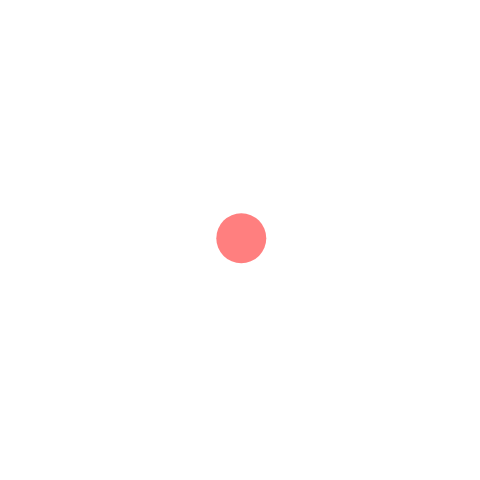
Frame 1 (no input)
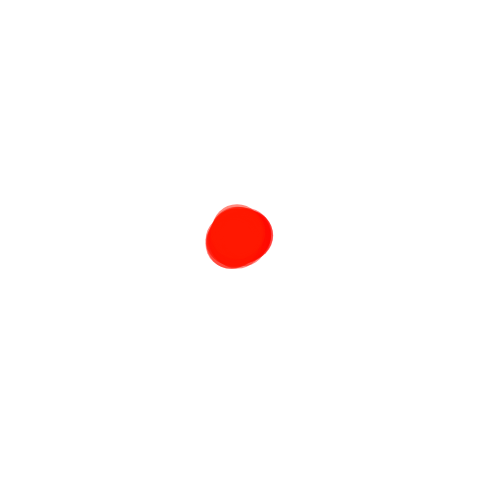
Frame 60 (no input)
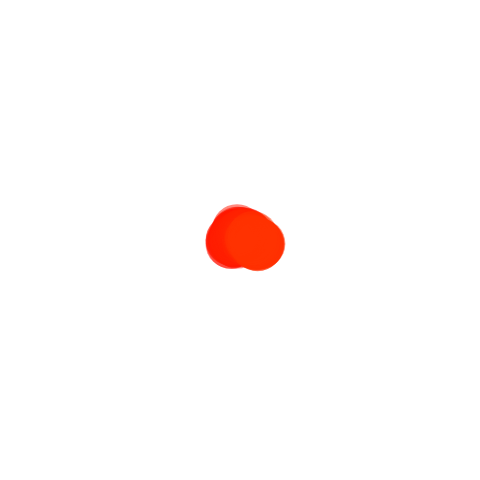
Frame 120 (the mouse pressed at the canvas centre since frame 60)

The p5.js sketch that drew these frames (run headless with seeded random() and noise() and a simulated clock; from frame 60 on, the mouse is pressed at the canvas centre):

// p5.js sketch
// ── sketch.js
let speed = 3; 
let d = 50; 
let x; 
let y;
let c=0;
function setup() { 
	createCanvas(480,480); 
	x = width/2; 
	y = height/2; 
	colorMode(HSB,360,100,100,1); 
} 
function draw() {
	c+=0.1;  //使变量c线性递增
	if(c>360){  //将变量c保持在0至360区间
		c=0;
	}
	noStroke();
	fill(c,100,100,0.5);  //填充一个按照色环渐变的颜色
	x += random(-speed, speed);  
	y += random(-speed, speed); 
	x = constrain(x, 0, width); 
	y = constrain(y, 0, height);   
	ellipse(x, y, d, d); 
}
